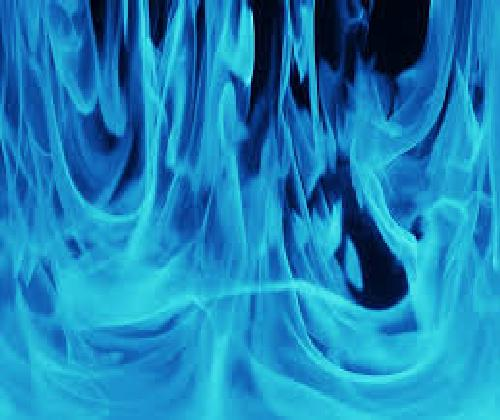
#> input picture project_pictures/bluefire.jpg, 500 x 420 px, found by its file name; its folder holds 3 pictures in this run
$ python -i final_program.py   (imports and definitions only)
#> lines starting #> are read from the running program, lines starting #| are printed output that depends on the picture
import PIL
import matplotlib.pyplot as plt
import os.path
import PIL.ImageDraw
from PIL import Image

# [17 lines left out: function get_imgs, not called in this run]


def convertimg():
    im1 = Image.open("bluefire.jpg")
#> im1 is the input picture: PIL image 500x420 RGB; mean R, G, B 26.4, 133.1, 184.6
    im2 = Image.open("redlighting.jpg")
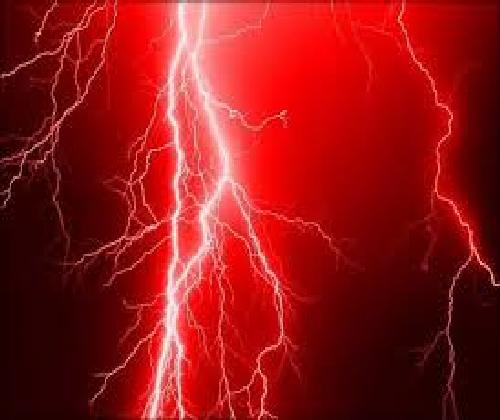
#> input picture project_pictures/redlighting.jpg, 500 x 420 px, found by its file name
#> im2 is the input picture: PIL image 500x420 RGB; mean R, G, B 147, 22.9, 23.5
    im3 = Image.open("city.jpg")
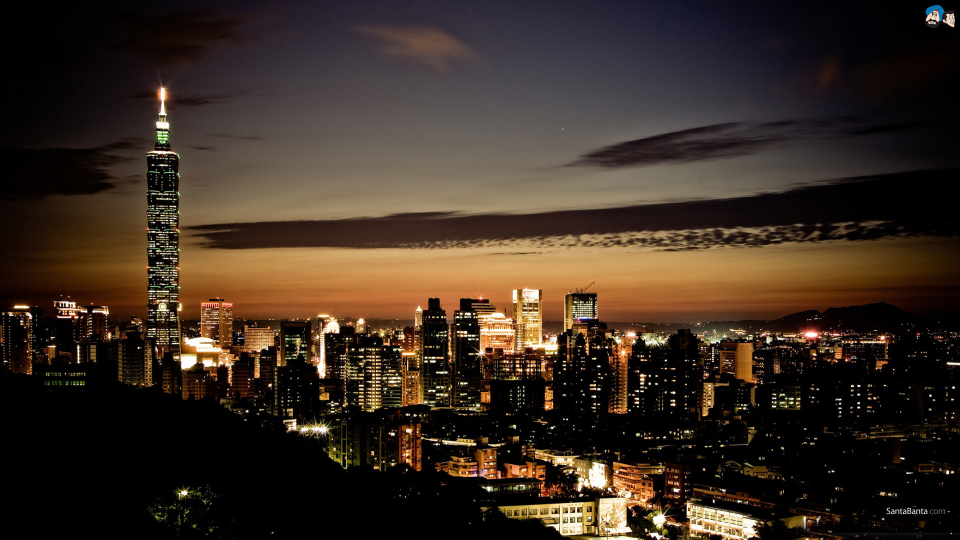
#> input picture city.jpg, 1920 x 1080 px (shown at 1/2 size)
#> im3 is the input picture: PIL image 1920x1080 RGB; mean R, G, B 58.5, 44.9, 34.1
    im4 = Image.open("Geopattern.jpg")
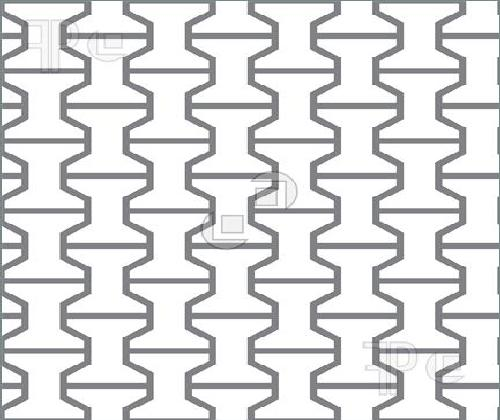
#> input picture project_pictures/Geopattern.jpg, 500 x 420 px, found by its file name
#> im4 is the input picture: PIL image 500x420 RGB; mean R, G, B 220.5, 220.7, 221.3

    im3 = im3.convert("RGBA")
#> im3: PIL image 1920x1080 RGBA
    im1 = im1.convert("RGBA")
#> im1: PIL image 500x420 RGBA
    im4 = im4.convert("RGBA")
#> im4: PIL image 500x420 RGBA
    im2 = im2.convert("RGBA")
#> im2: PIL image 500x420 RGBA

#> (the run stopped early here; a loop or call above may not have finished)
